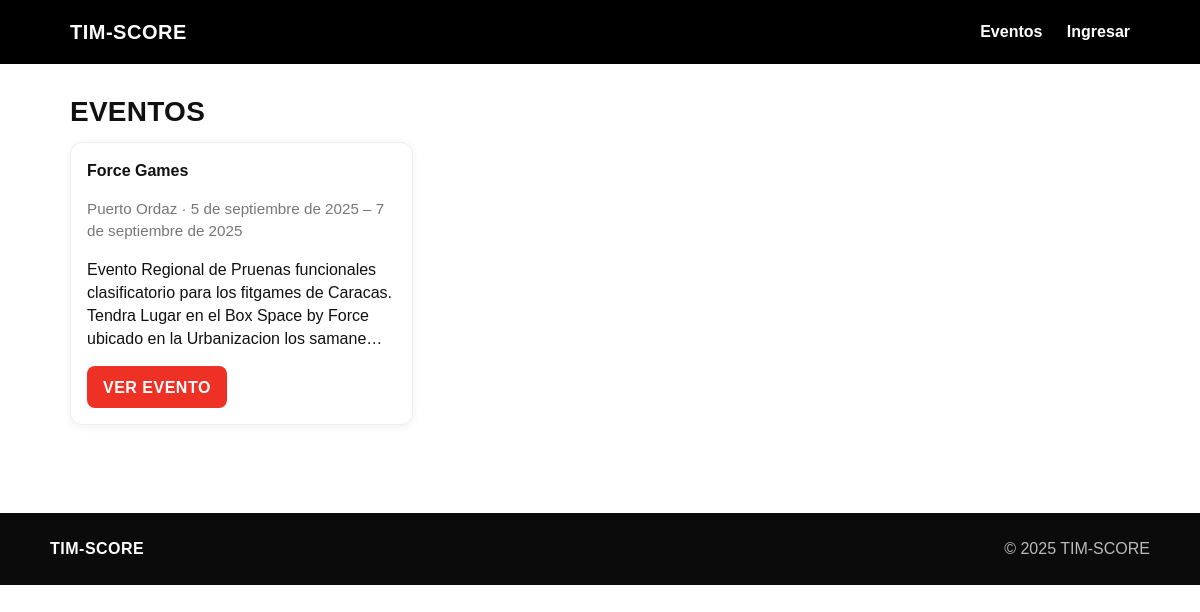
Screenshot of /events/ with the database file from the repository.
### compcore/apps/events/models.py (models this page shows, shortened)
class Event(models.Model):
    STATUS_CHOICES = (
        ("DRAFT", "Draft"),
        ("OPEN", "Open"),
        ("CLOSED", "Closed"),
        ("FINISHED", "Finished"),
    )
    name = models.CharField(max_length=160)
    slug = models.SlugField(unique=True)
    location = models.CharField(max_length=160, blank=True)
    description = models.TextField(blank=True)
    start_date = models.DateField(null=True, blank=True)
    end_date = models.DateField(null=True, blank=True)
    registration_open = models.BooleanField(default=False)
    registration_deadline = models.DateField(null=True, blank=True)
    status = models.CharField(max_length=16, choices=STATUS_CHOICES, default="DRAFT")
    lanes_default = models.PositiveIntegerField(
        default=8,
        help_text="Carriles por defecto si la división no define capacidad.",
    )
    allow_self_signup = models.BooleanField(
        default=False,
        help_text="Si está activo, se muestra el enlace de 'Crear cuenta' para atletas.",
    )
    created_at = models.DateTimeField(auto_now_add=True)
    class Meta:
        ordering = ("-start_date", "name")

### compcore/apps/events/views.py (the view)
def event_list(request: HttpRequest) -> HttpResponse:
    events = Event.objects.all().order_by("-start_date", "name")
    return render(request, "events/list.html", {"events": events})

### templates/events/list.html (shortened to what this page needs)
{% extends "base.html" %}
{% block content %}
  <h1 class="rf-h1">Eventos</h1>
  {% if events %}
    <div class="rf-grid">
      {% for e in events %}
        <div class="rf-card">
          <div class="rf-card__header">
            <strong>{{ e.name }}</strong>
          </div>
          <div class="rf-card__body">
            <p class="muted">
              {{ e.location }}
              {% if e.start_date %} · {{ e.start_date }}{% endif %}
              {% if e.end_date %} – {{ e.end_date }}{% endif %}
            </p>
            <p>{{ e.description|truncatechars:160 }}</p>
          </div>
          <div class="rf-card__footer">
            <a class="rf-btn rf-btn--primary" href="{% url 'event_detail' e.slug %}">Ver evento</a>
          </div>
        </div>
      {% endfor %}
    </div>
  {% else %}
    <p class="muted">No hay eventos disponibles.</p>
  {% endif %}
{% endblock %}

### static/app.css (style rules this page uses)
:root { --rf-black:#000000; --rf-red:#EE3124; --rf-white:#ffffff; --rf-gray-900:#111111; --rf-gray-700:#444444; --rf-gray-500:#777777; --rf-gray-300:#dddddd; --rf-gray-200:#eeeeee; --rf-gray-100:#f5f5f5; --rf-radius:12px; --rf-shadow:0 2px 10px rgba(0,0,0,.06); --rf-maxw:1100px; }
* { box-sizing:border-box }
html,body { height:100% }
body.rf-body { margin:0; font-family: Helvetica,"Helvetica Neue",Arial,ui-sans-serif,system-ui,"Segoe UI",Roboto,sans-serif; color:var(--rf-gray-900); background:#fff; line-height:1.45; }
h1,h2,h3,h4 { margin:0 0 .6rem 0; font-weight:800; letter-spacing:.25px }
h1 { font-size:28px; text-transform:uppercase }
a { color:var(--rf-black); text-decoration:none }
.muted { color:var(--rf-gray-500); font-size:.95rem }
.rf-btn { appearance:none; border:none; cursor:pointer; display:inline-flex; align-items:center; justify-content:center; height:42px; padding:0 16px; border-radius:8px; font-weight:800; text-transform:uppercase; letter-spacing:.5px; text-decoration:none }
.rf-btn--primary { background:var(--rf-red); color:#fff }
.rf-grid { display:grid; gap:16px; grid-template-columns:repeat(auto-fill,minmax(260px,1fr)) }
.rf-card { background:#fff; border:1px solid var(--rf-gray-200); border-radius:var(--rf-radius); box-shadow:var(--rf-shadow); padding:16px }

### rows the page displays
Event: name "Force Games", location "Puerto Ordaz", start_date "5 de septiembre de 2025", end_date "7 de septiembre de 2025", description "Evento Regional de Pruenas funcionales clasificatorio para los fitgames de Caracas. Tendra Lugar en el Box Space by Force ubicado en la Urbanizacion los samane…"
